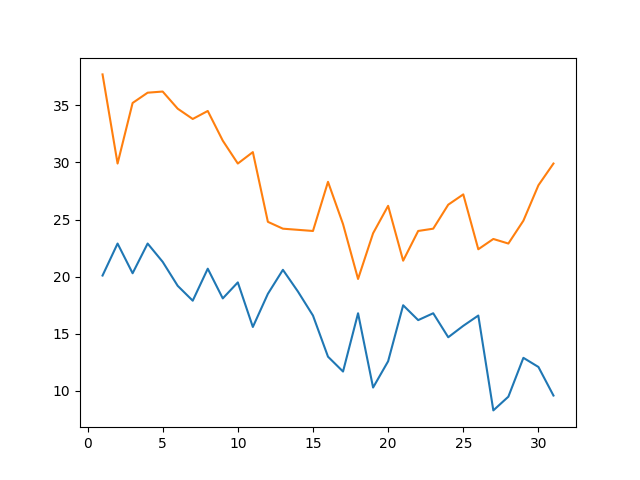

This figure's Python source:
#
# weather.py: Print min and max temps from a file
#

import matplotlib.pyplot as plt

fileobj = open('marchweather.csv', 'r')

line1 = fileobj.readline()
line2 = fileobj.readline()

fileobj.close()

mins = line1.split(',')
mins = [float(value1) for value1 in mins]
maxs = line2.split(',')
maxs = [float(value2) for value2 in maxs]
dates = range(1,32)

plt.plot(dates, mins, dates, maxs)
plt.show()
